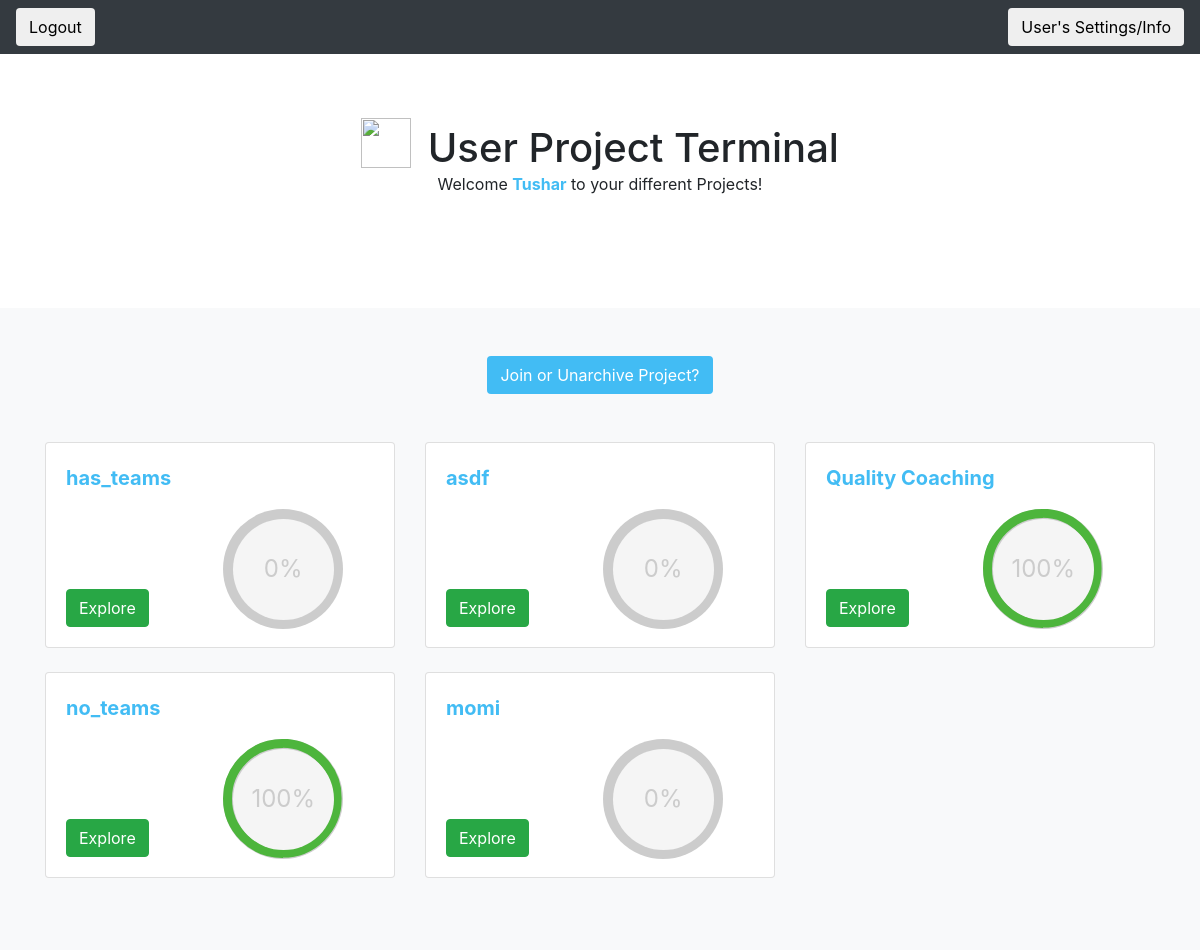
/quest/user_project_page/tdesai (signed in), run on the app's committed database.
### quest_extension/models.py (models this page shows)
class User(models.Model):
    user_ldap = models.CharField(max_length=45)
    user_first_name = models.CharField(max_length=45)
    user_last_name = models.CharField(max_length=45)
    user_email = models.CharField(max_length=45)
    user_password = models.CharField(max_length = 100)
    user_reset_password_pin = models.CharField(max_length = 100, null=True, default = None)

class Project(models.Model):
    project_name = models.CharField(max_length=1000)
    project_description = models.CharField(max_length=1000, blank = True, null = True)
    project_random_phrase = models.CharField(max_length = 255, unique = True)
    project_admin_pin = models.CharField(max_length = 255, unique = True)
    project_editable = models.BooleanField()
    project_has_teams = models.BooleanField(default = False)

### quest_extension/views.py (the view)
# urls.py: path('user_project_page/<ldap>', views.get_user_project_page),
def get_user_project_page(request, ldap):
    print (validate_user_access(request, ldap))
    if not validate_user_access(request, ldap):
        return HttpResponseRedirect('/quest/user_login')
    current_user = User.objects.get(user_ldap = ldap)
    projects_and_percentages = []
    user_projects = UserProject.objects.filter(user = current_user, archived = False).values_list('project', flat=True)
    user_projects = Project.objects.filter(pk__in=user_projects)
    for project in user_projects:
        current_user_project = UserProject.objects.get(project = project, user = current_user)
        quests_completed = CompletedQuest.objects.filter(userproject = current_user_project).count()
        total_quests = Quest.objects.filter(project = project).count()
        percentage_complete = int(quests_completed / total_quests * 100)
        projects_and_percentages.append((project, percentage_complete))
    list_of_archived_projects = UserProject.objects.filter(user = current_user, archived = True).values_list('project', flat=True)
    list_of_archived_projects = Project.objects.filter(pk__in=list_of_archived_projects)
    context = {'current_user': current_user,
    'projects_and_percentages': projects_and_percentages,
    'list_of_archived_projects': list_of_archived_projects}
    return render(request, 'quest_extension/user_project_page.html', context)

### quest_extension/logic.py (called while the page is built)
def validate_user_access(request, ldap):
    return 'current_user_ldap' in request.session and request.session['current_user_ldap'] == ldap

### quest_extension/templates/quest_extension/user_project_page.html (shortened to what this page needs)
{% load static %}
{% load crispy_forms_tags %}
<!doctype html>
<html lang="en">
  <head>
    <link rel="stylesheet" href="https://maxcdn.bootstrapcdn.com/bootstrap/4.0.0/css/bootstrap.min.css">
    <link rel="stylesheet" type="text/css" href="{% static 'quest_extension/user_project_page_style.css' %}">
  </head>
  <body>
    <header>
      <div class="navbar navbar-dark bg-dark box-shadow">
          <form method='POST' action = '/quest/user_logout/{{ current_user.user_ldap}}'>
            <button class = 'btn' type = 'submit', name = 'logout'>Logout</button>
        </form>
        <form method='GET' action = '/quest/user_settings_info/{{current_user.user_ldap}}'>
            <button class = 'btn' type='submit'>User's Settings/Info</button>
        </form>
      </div>
    </header>
    <main role="main">
      <section class="jumbotron text-center" style = 'background-color: white'>
    <div class="container">
    <h1 class="jumbotron-heading"  style = 'display:inline;'>
         <img class = 'imageWithText' style="width:50px; height:50px; margin-right:6px; margin-bottom:4px;" src = 'https://i.imgur.com/1533RUp.png'>
            User Project Terminal
    </h1>
    <p class="jumbotron-heading2">Welcome <strong style = 'color:#42bcf4'>{{ current_user.user_first_name }}</strong> to your different Projects!</p>
    </div>
    </section>
      <div class="album py-5 bg-light">
        <div class="container">
            <div id = 'join_or_unarchive' style = 'text-align: center;'>
            <button class = 'btn' style = 'background-color:#42bcf4; color: white' onclick = 'show_join_project_user()'> Join or Unarchive Project?</button>
            </div>
                <br>
                <br>
          <div class="row">
            {% for project, project_percentage_complete in projects_and_percentages %}
            <div class="col-md-4">
              <div class="card mb-4 box-shadow">
                <div class="card-body">
                  <p style = 'margin:0'>
                    <strong style = 'color: #42bcf4; font-size: 20px '>{{project.project_name}}</strong>
                </p>
                  <div class="d-flex justify-content-between align-items-center">
                    <div class="btn-group">
                        <form method='GET', action = '/quest/user_home/{{ current_user.user_ldap }}/{{ project.id }}'>
                           <br>
                           <br>
                           <br>
                           <br>
                          <div id= 'project_button'>
                                <button class ='btn btn-success' type='submit'>Explore</button>
                            </div>
                        </form>
                    </div>
                    <div class="c100 p{{project_percentage_complete}} green" style = 'margin-bottom: -1%; margin-top:5%; margin-right:10%;'>
                        <span>{{project_percentage_complete}}%</span>
                    </div>
                  </div>
                </div>
              </div>
            </div>
            {% endfor %}
          </div>
        </div>
      </div>
    </main>
  </body>
</html>

### quest_extension/static/quest_extension/user_project_page_style.css (style rules this page uses)
.imageWithText { width:auto; height:1.5em; vertical-align:text-bottom; }
.c100 { position: relative; font-size: 120px; width: 1em; height: 1em; -webkit-border-radius: 50%; -moz-border-radius: 50%; -ms-border-radius: 50%; -o-border-radius: 50%; border-radius: 50%; float: left; margin: 0 0.1em 0.1em 0; background-color: #cccccc; }
.c100 *, .c100 *:before, .c100 *:after { -webkit-box-sizing: content-box; -moz-box-sizing: content-box; box-sizing: content-box; }
.c100 > span { position: absolute; width: 100%; z-index: 1; left: 0; top: 0; width: 5em; line-height: 5em; font-size: 0.2em; color: #cccccc; display: block; text-align: center; white-space: nowrap; -webkit-transition-property: all; -moz-transition-property: all; -o-transition-property: all; transition-property: all; -webkit-transition-duration: 0.2s; -moz-transition-duration: 0.2s; -o-transition-duration: 0.2s; transition-duration: 0.2s; -webkit-transition-timing-function: ease-out; -moz-transition-timing-function: ease-out; -o-transition-timing-function: ease-out; transition-timing-function: ease-out; }
.c100:after { position: absolute; top: 0.08em; left: 0.08em; display: block; content: " "; -webkit-border-radius: 50%; -moz-border-radius: 50%; -ms-border-radius: 50%; -o-border-radius: 50%; border-radius: 50%; background-color: whitesmoke; width: 0.84em; height: 0.84em; -webkit-transition-property: all; -moz-transition-property: all; -o-transition-property: all; transition-property: all; -webkit-transition-duration: 0.2s; -moz-transition-duration: 0.2s; -o-transition-duration: 0.2s; transition-duration: 0.2s; -webkit-transition-timing-function: ease-in; -moz-transition-timing-function: ease-in; -o-transition-timing-function: ease-in; transition-timing-function: ease-in; }

### data on the page
User: user_first_name "Tushar"
Project: project_name "has_teams", project_editable "0"
Project: project_name "asdf", project_editable "0"
Project: project_name "Quality Coaching", project_percentage_complete "100"
Project: project_name "no_teams", project_percentage_complete "100"
Project: project_name "momi", project_percentage_complete "0"
